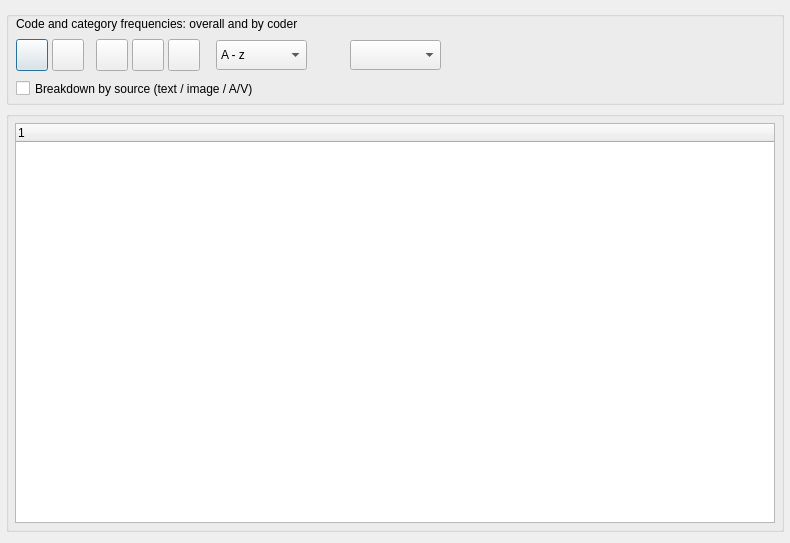
<?xml version="1.0" encoding="UTF-8"?>
<ui version="4.0">
 <class>Dialog_reportCodeFrequencies</class>
 <widget class="QDialog" name="Dialog_reportCodeFrequencies">
  <property name="windowModality">
   <enum>Qt::NonModal</enum>
  </property>
  <property name="geometry">
   <rect>
    <x>0</x>
    <y>0</y>
    <width>790</width>
    <height>543</height>
   </rect>
  </property>
  <property name="windowTitle">
   <string>Code frequencies</string>
  </property>
  <layout class="QVBoxLayout" name="verticalLayout">
   <property name="leftMargin">
    <number>6</number>
   </property>
   <property name="rightMargin">
    <number>6</number>
   </property>
   <item>
    <widget class="QGroupBox" name="groupBox">
     <property name="minimumSize">
      <size>
       <width>0</width>
       <height>94</height>
      </size>
     </property>
     <property name="maximumSize">
      <size>
       <width>16777215</width>
       <height>94</height>
      </size>
     </property>
     <property name="title">
      <string/>
     </property>
     <widget class="QLabel" name="label_selections">
      <property name="geometry">
       <rect>
        <x>10</x>
        <y>2</y>
        <width>760</width>
        <height>22</height>
       </rect>
      </property>
      <property name="minimumSize">
       <size>
        <width>0</width>
        <height>22</height>
       </size>
      </property>
      <property name="maximumSize">
       <size>
        <width>16777213</width>
        <height>22</height>
       </size>
      </property>
      <property name="text">
       <string>Code and category frequencies: overall and by coder</string>
      </property>
      <property name="wordWrap">
       <bool>false</bool>
      </property>
     </widget>
     <widget class="QPushButton" name="pushButton_select_codes">
      <property name="geometry">
       <rect>
        <x>10</x>
        <y>28</y>
        <width>32</width>
        <height>32</height>
       </rect>
      </property>
      <property name="minimumSize">
       <size>
        <width>32</width>
        <height>32</height>
       </size>
      </property>
      <property name="maximumSize">
       <size>
        <width>32</width>
        <height>32</height>
       </size>
      </property>
      <property name="toolTip">
       <string>Select codes</string>
      </property>
      <property name="text">
       <string/>
      </property>
     </widget>
     <widget class="QPushButton" name="pushButton_select_categories">
      <property name="geometry">
       <rect>
        <x>46</x>
        <y>28</y>
        <width>32</width>
        <height>32</height>
       </rect>
      </property>
      <property name="minimumSize">
       <size>
        <width>32</width>
        <height>32</height>
       </size>
      </property>
      <property name="maximumSize">
       <size>
        <width>32</width>
        <height>32</height>
       </size>
      </property>
      <property name="toolTip">
       <string>Select categories</string>
      </property>
      <property name="text">
       <string/>
      </property>
     </widget>
     <widget class="QPushButton" name="pushButton_select_files">
      <property name="geometry">
       <rect>
        <x>90</x>
        <y>28</y>
        <width>32</width>
        <height>32</height>
       </rect>
      </property>
      <property name="minimumSize">
       <size>
        <width>32</width>
        <height>32</height>
       </size>
      </property>
      <property name="maximumSize">
       <size>
        <width>32</width>
        <height>32</height>
       </size>
      </property>
      <property name="toolTip">
       <string>Select files</string>
      </property>
      <property name="text">
       <string/>
      </property>
     </widget>
     <widget class="QPushButton" name="pushButton_select_cases">
      <property name="geometry">
       <rect>
        <x>126</x>
        <y>28</y>
        <width>32</width>
        <height>32</height>
       </rect>
      </property>
      <property name="minimumSize">
       <size>
        <width>32</width>
        <height>32</height>
       </size>
      </property>
      <property name="maximumSize">
       <size>
        <width>32</width>
        <height>32</height>
       </size>
      </property>
      <property name="toolTip">
       <string>Select cases</string>
      </property>
      <property name="text">
       <string/>
      </property>
     </widget>
     <widget class="QPushButton" name="pushButton_file_attributes">
      <property name="geometry">
       <rect>
        <x>162</x>
        <y>28</y>
        <width>32</width>
        <height>32</height>
       </rect>
      </property>
      <property name="minimumSize">
       <size>
        <width>32</width>
        <height>32</height>
       </size>
      </property>
      <property name="maximumSize">
       <size>
        <width>32</width>
        <height>32</height>
       </size>
      </property>
      <property name="toolTip">
       <string>Select files by attributes</string>
      </property>
      <property name="text">
       <string/>
      </property>
     </widget>
     <widget class="QComboBox" name="comboBox_sort">
      <property name="geometry">
       <rect>
        <x>210</x>
        <y>29</y>
        <width>91</width>
        <height>30</height>
       </rect>
      </property>
      <property name="toolTip">
       <string>Sort order</string>
      </property>
      <item>
       <property name="text">
        <string>A - z</string>
       </property>
      </item>
      <item>
       <property name="text">
        <string>Z - a</string>
       </property>
      </item>
      <item>
       <property name="text">
        <string>10 - 1</string>
       </property>
      </item>
      <item>
       <property name="text">
        <string>1 - 10</string>
       </property>
      </item>
     </widget>
     <widget class="QLabel" name="label_exports">
      <property name="geometry">
       <rect>
        <x>316</x>
        <y>32</y>
        <width>24</width>
        <height>24</height>
       </rect>
      </property>
      <property name="toolTip">
       <string>Export</string>
      </property>
      <property name="text">
       <string/>
      </property>
     </widget>
     <widget class="QComboBox" name="comboBox_export">
      <property name="geometry">
       <rect>
        <x>344</x>
        <y>29</y>
        <width>91</width>
        <height>30</height>
       </rect>
      </property>
      <property name="toolTip">
       <string>Export</string>
      </property>
      <item>
       <property name="text">
        <string/>
       </property>
      </item>
      <item>
       <property name="text">
        <string>txt</string>
       </property>
      </item>
      <item>
       <property name="text">
        <string>xlsx</string>
       </property>
      </item>
     </widget>
     <widget class="QCheckBox" name="checkBox_source_breakdown">
      <property name="geometry">
       <rect>
        <x>10</x>
        <y>66</y>
        <width>441</width>
        <height>23</height>
       </rect>
      </property>
      <property name="toolTip">
       <string>Show frequencies broken down by where they were coded</string>
      </property>
      <property name="text">
       <string>Breakdown by source (text / image / A/V)</string>
      </property>
     </widget>
    </widget>
   </item>
   <item>
    <widget class="QGroupBox" name="groupBox_2">
     <property name="title">
      <string/>
     </property>
     <layout class="QGridLayout" name="gridLayout">
      <property name="leftMargin">
       <number>6</number>
      </property>
      <property name="topMargin">
       <number>6</number>
      </property>
      <property name="rightMargin">
       <number>6</number>
      </property>
      <property name="bottomMargin">
       <number>6</number>
      </property>
      <item row="0" column="0">
       <widget class="QTreeWidget" name="treeWidget">
        <column>
         <property name="text">
          <string notr="true">1</string>
         </property>
        </column>
       </widget>
      </item>
     </layout>
    </widget>
   </item>
  </layout>
 </widget>
 <tabstops>
  <tabstop>pushButton_select_codes</tabstop>
  <tabstop>pushButton_select_categories</tabstop>
  <tabstop>pushButton_select_files</tabstop>
  <tabstop>pushButton_select_cases</tabstop>
  <tabstop>pushButton_file_attributes</tabstop>
  <tabstop>comboBox_sort</tabstop>
  <tabstop>comboBox_export</tabstop>
  <tabstop>checkBox_source_breakdown</tabstop>
  <tabstop>treeWidget</tabstop>
 </tabstops>
 <resources/>
 <connections/>
</ui>
